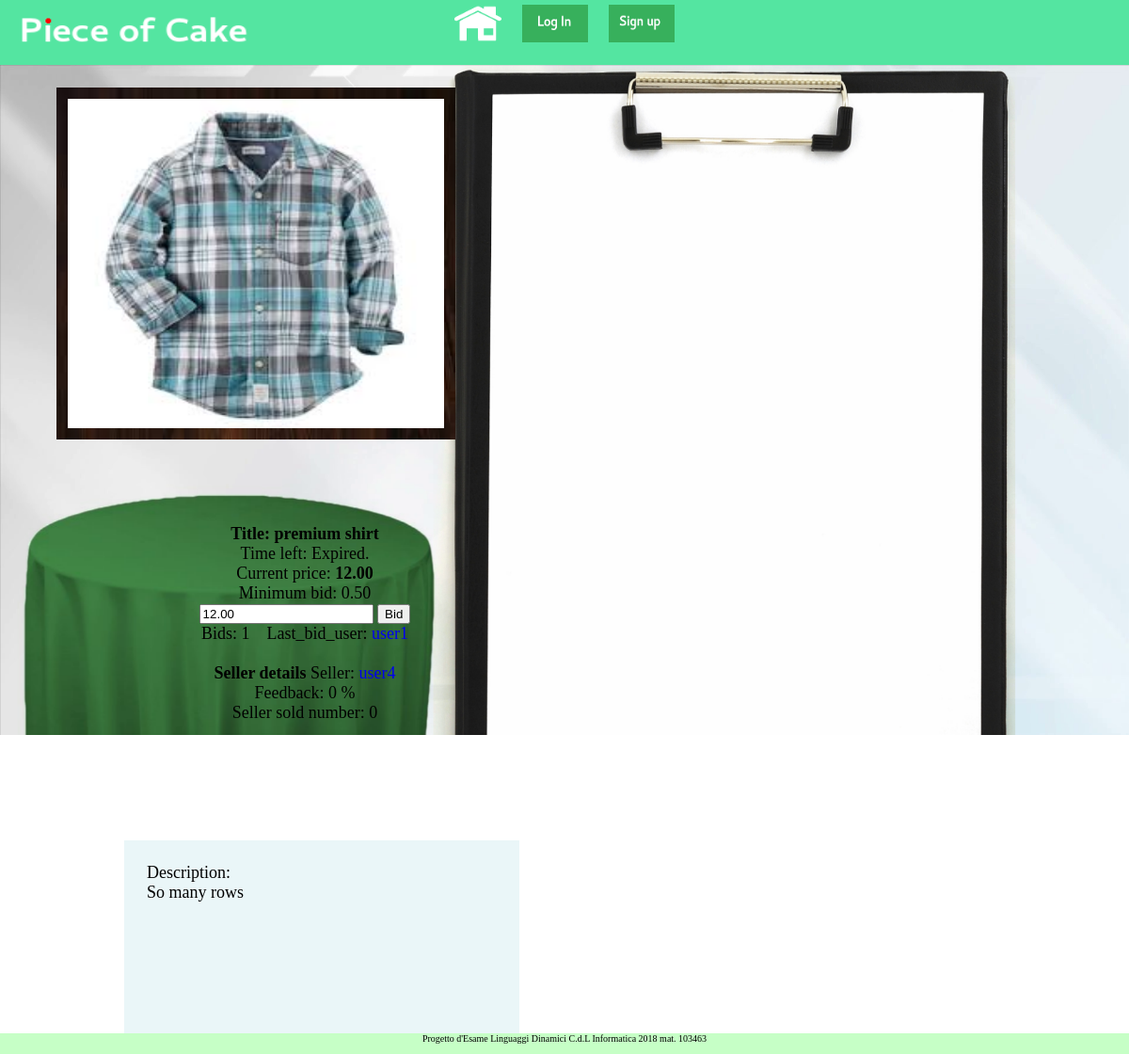
The app's page /webauction/auction_detail/14 with its own data.
### webauction/models.py (models this page shows, shortened)
class Auction(models.Model):
    seller = models.ForeignKey(User, related_name="seller", on_delete=models.CASCADE)
    title = models.CharField(max_length=100)
    image = models.ImageField(upload_to='auction_img/%Y/%m/%d/')
    description = models.CharField(max_length=5000)
    pub_date = models.DateTimeField(auto_now_add=True)
    expire_date = models.DateTimeField(default=datetime.datetime.now)
    premium_date = models.DateTimeField(default=datetime.datetime.now)
    premium_active = models.BooleanField(default=False)
    min_price = models.DecimalField(max_digits=10, default=0, decimal_places=2)
    min_bid = models.DecimalField(max_digits=10, default=MIN_BID(), decimal_places=2)
    bid_count = models.IntegerField(default=0)
    last_bid_user = models.ForeignKey(User, null=True, related_name="last_bid_user", \
            on_delete=models.CASCADE)
    current_price = models.DecimalField(max_digits=10, default=0, decimal_places=2)
    active = models.BooleanField(default=True)
    category = models.CharField(max_length=50, default=('OT','Other'),
                                choices=CATEGORY_CHOICES)

class UserProfile(models.Model):
    def create_user_profile(sender, instance, created, **kwargs):
        if created:
            profile, created = UserProfile.objects.get_or_create(user=instance)
    post_save.connect(create_user_profile, sender=User)
    user = models.OneToOneField(User, on_delete=models.CASCADE)
    feedback = models.IntegerField(default=0)
    votes = models.IntegerField(default=0)
    auction_count = models.SmallIntegerField(default=3)
    premium = models.BooleanField(default=False)
    description = models.CharField(max_length=1000, default='')
    profile_pic = models.ImageField(upload_to='profile_img/',
                    default='profile_img/defaultprofileimage.png')
    sold_auction = models.IntegerField(default=0)

### webauction/views.py (the view, shortened to what this page needs)
# urls.py: url(r'^auction_detail/(?P<product_key>[1-9][0-9]*)', views.detail_auction, name='detail'),
def detail_auction(request, product_key):
    context = {}
    auction = get_object_or_404(Auction, pk=product_key)
    context['auction'] = auction
    context['sellerProfile'] = get_object_or_404(UserProfile, user=auction.seller)
    if auction.active:
        now = timezone.localtime(timezone.now())
        elapsed = auction.expire_date - now
        time_difference = elapsed.total_seconds()
        context['time_diff_seconds'] = time_difference
    return render(request, 'webauction/auction_detail.html', context)

### webauction/templates/webauction/auction_detail.html (shortened to what this page needs)
{% extends "top_bar_base_template.html" %}
{% block body %}
<div id='auction_detail'>
    <div id='left_panel'>
        <img src={{ auction.image.url }} style='height:350px; width:400px;'> <br>
    </div>
    <div id='right_panel'>
        <div id='user_data'>
        <span style='font-weight:bold'> Title: {{ auction.title }} </span><br>
        Time left:
        {% if auction.active %}
            <span class='time_left_span' style='color:blue'></span>
        {% else %}
            Expired.
        {% endif %}
        <br>
        Current price: <span style = 'font-weight:bold'>{{ auction.current_price }} </span><br>
        Minimum bid: {{ auction.min_bid }} <br>
        {% if not auction.premium_active %}
        <form method=POST>
            <input type="number" name="bid_value" step={{ auction.min_bid }}
            value={{ auction.current_price }}>
            <input type="submit" name="make_bid"
            value="Bid">
        </form>
        {% endif %}
        Bids: {{ auction.bid_count }} &nbsp&nbsp
        Last_bid_user:
        {% if auction.last_bid_user != None %}
        <a href='{% url 'webauction:profile' searched_username=auction.last_bid_user.username %}'>
            {{ auction.last_bid_user }} </a> <br>
        {% else %}
            None <br>
        {% endif %}
        <br>
        <span style='font-weight:bold'> Seller details </span>
        Seller:
        <a href='{% url 'webauction:profile' searched_username=auction.seller.username %}'>
            {{ auction.seller.username }} </a> <br>
        Feedback: {{ sellerProfile.feedback }} % <br>
        Seller sold number: {{ sellerProfile.sold_auction }} <br>
        </div>
        <div id='description'>
        Description: <br>
        {{ auction.description}} <br>
        </div>
    </div>
</div>
{% endblock %}

### records on screen
Auction: image (picture), title "premium shirt", current_price "12.00", min_bid "0.50", bid_value "12.00", bid_count "1", last_bid_user "user1", seller.username "user4", description "So many rows"
UserProfile: feedback "0", sold_auction "0"
